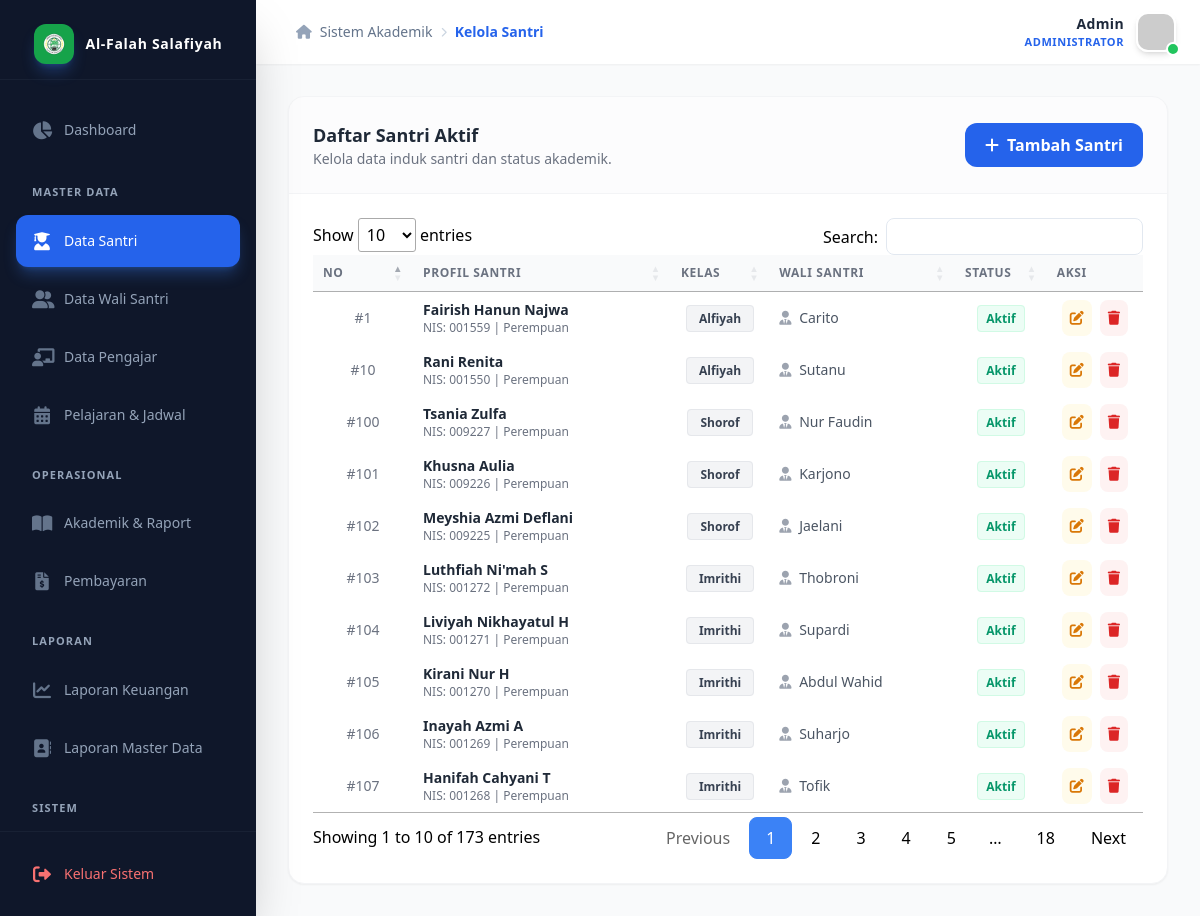
/admin/kelola_santri.php (signed in), run on the app's committed database.
### tables this page shows
CREATE TABLE `santri` (
  `id_santri` int(11) NOT NULL,
  `id_wali` int(11) DEFAULT NULL,
  `nis` varchar(50) NOT NULL,
  `nama_santri` varchar(100) NOT NULL,
  `tempat_lahir` varchar(100) DEFAULT NULL,
  `tanggal_lahir` date DEFAULT NULL,
  `jenis_kelamin` enum('Laki-laki','Perempuan') DEFAULT NULL,
  `kelas` varchar(20) NOT NULL,
  `status_aktif` enum('Aktif','Lulus','Pindah') DEFAULT 'Aktif'
);

CREATE TABLE `wali_santri` (
  `id_wali` int(11) NOT NULL,
  `id_user` int(11) NOT NULL,
  `nama_ayah` varchar(100) DEFAULT NULL,
  `nama_ibu` varchar(100) DEFAULT NULL,
  `no_hp` varchar(20) DEFAULT NULL,
  `alamat` text DEFAULT NULL
);

### admin/kelola_santri.php (the view, shortened to what this page needs)
<?php
require_once '../koneksi.php';
include '../components/header.php';
?>
<link rel="stylesheet" href="https://cdn.datatables.net/1.13.7/css/jquery.dataTables.min.css">
<?php include '../components/sidebar.php'; ?>
<div class="flex-1 flex flex-col h-screen overflow-hidden">
    <?php include '../components/navbar.php'; ?>
    <main class="flex-1 overflow-y-auto p-4 sm:p-6 lg:p-8 relative bg-gray-50">
        <div class="bg-white rounded-2xl shadow-sm border border-gray-100 overflow-hidden">
            <div
                class="p-6 border-b border-gray-100 flex flex-col sm:flex-row sm:items-center justify-between gap-4 bg-gray-50/50">
                <div>
                    <h2 class="text-lg font-bold text-gray-800">Daftar Santri Aktif</h2>
                    <p class="text-sm text-gray-500">Kelola data induk santri dan status akademik.</p>
                </div>
                <button onclick="bukaModal('modal-tambah')"
                    class="w-full sm:w-auto px-5 py-2.5 bg-blue-600 text-white rounded-xl font-semibold hover:bg-blue-700 transition flex items-center justify-center gap-2">
                    <i class="fas fa-plus"></i> Tambah Santri
                </button>
            </div>
            <div class="overflow-x-auto w-full">
                <table id="tabel-santri" class="w-full text-left whitespace-nowrap">
                    <thead>
                        <tr class="bg-gray-50 text-gray-500 text-xs uppercase tracking-wider">
                            <th class="p-4 font-semibold w-16 text-center">No</th>
                            <th class="p-4 font-semibold">Profil Santri</th>
                            <th class="p-4 font-semibold text-center">Kelas</th>
                            <th class="p-4 font-semibold">Wali Santri</th>
                            <th class="p-4 font-semibold text-center">Status</th>
                            <th class="p-4 font-semibold text-center">Aksi</th>
                        </tr>
                    </thead>
                    <tbody class="text-sm text-gray-700">
                        <?php
                        $no = 1;
                        $data_santri = mysqli_query($koneksi, "SELECT s.*, w.nama_ayah FROM santri s LEFT JOIN wali_santri w ON s.id_wali = w.id_wali ORDER BY s.id_santri DESC");
                        while ($d = mysqli_fetch_array($data_santri)):
                        ?>
                            <tr class="hover:bg-blue-50/30 transition-colors border-b border-gray-50">
                                <td class="p-4 text-center text-gray-500">#<?php echo $no++; ?></td>
                                <td class="p-4">
                                    <div>
                                        <p class="font-bold text-gray-800">
                                            <?php echo htmlspecialchars($d['nama_santri']); ?></p>
                                        <p class="text-xs text-gray-500">NIS: <?php echo htmlspecialchars($d['nis']); ?> |
                                            <?php echo $d['jenis_kelamin']; ?></p>
                                    </div>
                                </td>
                                <td class="p-4 text-center">
                                    <span
                                        class="px-3 py-1 rounded bg-gray-100 text-gray-700 text-xs font-bold border border-gray-200"><?php echo htmlspecialchars($d['kelas']); ?></span>
                                </td>
                                <td class="p-4 text-gray-600">
                                    <?php echo $d['nama_ayah'] ? '<i class="fas fa-user-tie text-gray-400 mr-1"></i> ' . htmlspecialchars($d['nama_ayah']) : '<span class="text-red-400 italic text-xs">Belum di-set</span>'; ?>
                                </td>
                                <td class="p-4 text-center">
                                    <span
                                        class="px-2 py-1 rounded text-xs font-bold border <?php echo ($d['status_aktif'] == 'Aktif') ? 'bg-emerald-50 text-emerald-600 border-emerald-100' : 'bg-red-50 text-red-600 border-red-100'; ?>">
                                        <?php echo $d['status_aktif']; ?>
                                    </span>
                                </td>
                                <td class="p-4">
                                    <div class="flex items-center justify-center gap-2">
                                        <button
                                            onclick="bukaModalEdit(<?php echo $d['id_santri']; ?>, '<?php echo $d['nis']; ?>', '<?php echo addslashes($d['nama_santri']); ?>', '<?php echo addslashes($d['tempat_lahir']); ?>', '<?php echo $d['tanggal_lahir']; ?>', '<?php echo $d['jenis_kelamin']; ?>', '<?php echo $d['kelas']; ?>', '<?php echo $d['status_aktif']; ?>', '<?php echo $d['id_wali']; ?>')"
                                            class="p-2 bg-amber-50 text-amber-600 hover:bg-amber-500 hover:text-white rounded-lg transition">
                                            <i class="fas fa-edit"></i>
                                        </button>
                                        <a href="kelola_santri.php?hapus=<?php echo $d['id_santri']; ?>"
                                            onclick="return confirm('Hapus data santri ini?');"
                                            class="p-2 bg-red-50 text-red-600 hover:bg-red-600 hover:text-white rounded-lg transition">
                                            <i class="fas fa-trash"></i>
                                        </a>
                                    </div>
                                </td>
                            </tr>
                        <?php endwhile; ?>
                    </tbody>
                </table>
            </div>
        </div>
    </main>
</div>
<?php include '../components/footer.php'; ?>

### data on the page
santri: nama_santri "Fairish Hanun Najwa", nis "001559", jenis_kelamin "Perempuan", kelas "Alfiyah", id_wali.nama_ayah "Carito", status_aktif "Aktif"
santri: nama_santri "Rani Renita", nis "001550", jenis_kelamin "Perempuan", kelas "Alfiyah", id_wali.nama_ayah "Sutanu", status_aktif "Aktif"
santri: nama_santri "Tsania Zulfa", nis "009227", jenis_kelamin "Perempuan", kelas "Shorof", id_wali.nama_ayah "Nur Faudin", status_aktif "Aktif"
santri: nama_santri "Khusna Aulia", nis "009226", jenis_kelamin "Perempuan", kelas "Shorof", id_wali.nama_ayah "Karjono", status_aktif "Aktif"
santri: nama_santri "Meyshia Azmi Deflani", nis "009225", jenis_kelamin "Perempuan", kelas "Shorof", id_wali.nama_ayah "Jaelani", status_aktif "Aktif"
santri: nama_santri "Luthfiah Ni'mah S", nis "001272", jenis_kelamin "Perempuan", kelas "Imrithi", id_wali.nama_ayah "Thobroni", status_aktif "Aktif"
santri: nama_santri "Liviyah Nikhayatul H", nis "001271", jenis_kelamin "Perempuan", kelas "Imrithi", id_wali.nama_ayah "Supardi", status_aktif "Aktif"
santri: nama_santri "Kirani Nur H", nis "001270", jenis_kelamin "Perempuan", kelas "Imrithi", id_wali.nama_ayah "Abdul Wahid", status_aktif "Aktif"
santri: nama_santri "Inayah Azmi A", nis "001269", jenis_kelamin "Perempuan", kelas "Imrithi", id_wali.nama_ayah "Suharjo", status_aktif "Aktif"
santri: nama_santri "Hanifah Cahyani T", nis "001268", jenis_kelamin "Perempuan", kelas "Imrithi", id_wali.nama_ayah "Tofik", status_aktif "Aktif"

### other printed values
$nama_lengkap "Admin"
$role_teks "ADMINISTRATOR"
